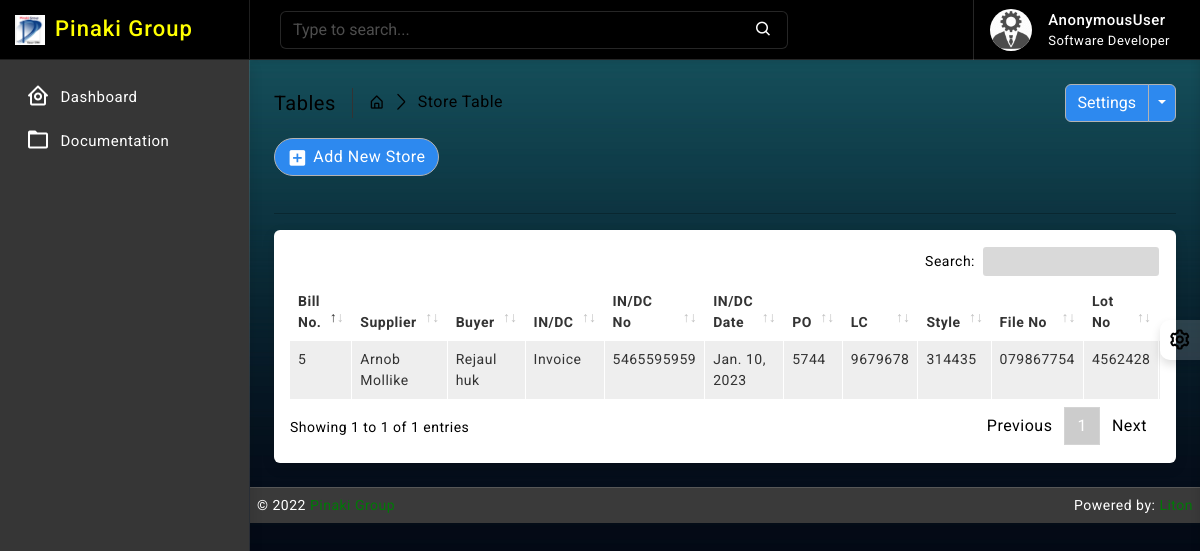
The page /store/ on the database as committed earlier.
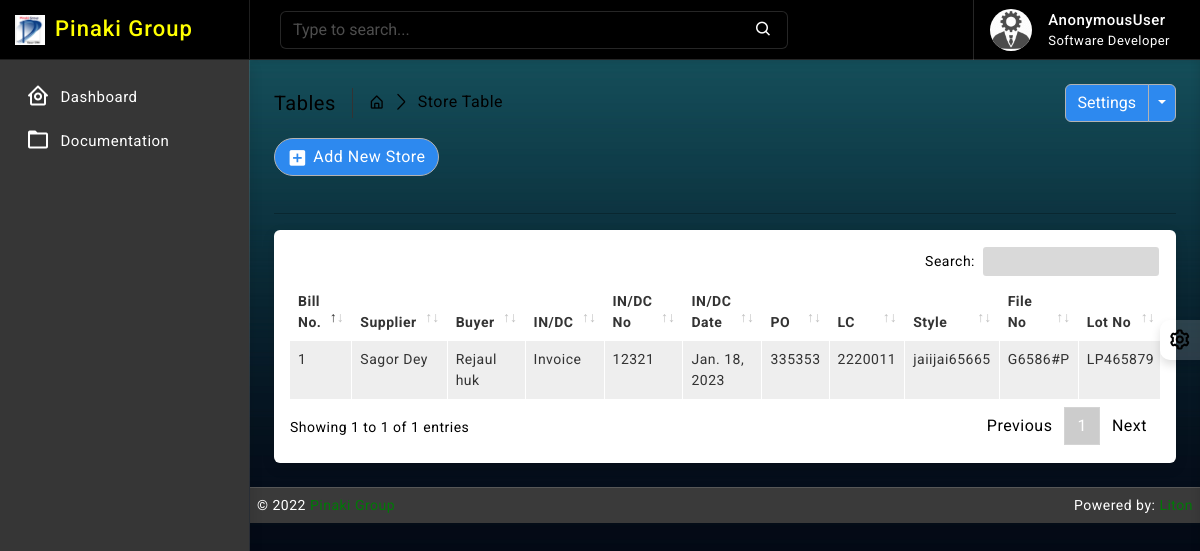
The same page on the database as committed later.
### store/models.py (models this page shows, shortened)
class StoreBill(models.Model):
    billno = models.AutoField(primary_key=True)
    time = models.DateTimeField(auto_now=True)
    supplier = models.ForeignKey(Supplier, on_delete=models.CASCADE, blank=False, related_name='suppliername')
    buyer_name = models.CharField(max_length=64, blank=False, null=True)
    REPORT = (
        ('', 'Select'),
        ('Invoice', 'Invoice'),
        ('DC', 'DC'),
    )
    report = models.CharField(max_length=64, null=True, blank=False, choices=REPORT)
    report_no = models.CharField(max_length=64, blank=True, null=True)
    report_date = models.DateField(default= now)
    po_no = models.CharField(max_length=64, blank=True, null=True)
    lc = models.CharField(max_length=64, blank=False, null=True)
    style_no = models.CharField(max_length=32, null=True, blank=True)
    file_no = models.CharField(max_length=64, blank=True, null=True)
    lot_no = models.CharField(max_length=64, blank=True, null=True)
    fabric_detail = models.TextField()
    store_location = models.CharField(max_length=64, blank=True, null=True)
    order_qty = models.IntegerField(default=0)
    def get_items_list(self):
        return StoreItem.objects.filter(billno=self)
    def get_total_price(self):
        storeitems = StoreItem.objects.filter(billno=self)
        total = 0
        for item in storeitems:
            total += item.totalprice
        return total

### supplier/models.py (models this page shows)
class Supplier(models.Model):
    date = models.DateField(default= now)
    supplier_name = models.CharField(max_length=64, null=True, blank=False)
    company_name = models.CharField(max_length=64, null=True, blank=False)
    office_address = models.CharField(max_length=64, null=True, blank=False)
    office_postal_code = models.IntegerField(blank=True)
    office_country = models.CharField(max_length=64, null=True, blank=True)
    office_tphone = models.CharField(max_length=16, null=True, blank=True, unique=True)
    factory_address =  models.CharField(max_length=64, null=True, blank=True)
    factory_postal_code = models.IntegerField(blank=True)
    factory_country = models.CharField(max_length=64, null=True, blank=True)
    factory_tphone = models.CharField(max_length=16, null=True, blank=True, unique=True)
    vat_identi_no = models.CharField(max_length=32, blank=True)
    expiry_date = models.DateField(default= now, blank=True)
    trade_license_no = models.CharField(max_length=32, blank=True)
    owner_name = models.CharField(max_length=64, null=True, blank=True)
    owner_phone = models.CharField(max_length=16, null=True, blank=True, unique=True)
    owner_email = models.EmailField(max_length=64, blank=True, unique=True)
    first_cp_name = models.CharField(max_length=64, null=True, blank=True)
    first_cp_position = models.CharField(max_length=64, null=True, blank=True)
    first_cp_phone = models.CharField(max_length=16, null=True, blank=True, unique=True)
    first_cp_email = models.EmailField(max_length=64, blank=True, unique=True)
    sec_cp_name = models.CharField(max_length=64, null=True, blank=True)
    sec_cp_position = models.CharField(max_length=64, null=True, blank=True)
    sec_cp_phone = models.CharField(max_length=16, null=True, blank=True, unique=True)
    sec_cp_email = models.EmailField(max_length=64, blank=True, unique=True)
    account_name = models.CharField(max_length=64, null=True, blank=False)
    account_no = models.CharField(max_length=32, null=True, blank=False)
    bank_name = models.CharField(max_length=64, null=True, blank=False)
    bank_address = models.CharField(max_length=64, null=True, blank= False)
    swift = models.CharField(max_length=64, null=True, blank=False)
    created_at = models.DateTimeField(auto_now_add=True, auto_now=False)
    updated_at = models.DateTimeField(auto_now_add=False, auto_now=True)
    def __str__(self):
        return self.supplier_name

### store/views.py (the view)
# urls.py: path('', views.StoreView.as_view(), name='store_read'),
class StoreView(ListView):
    model = StoreBill
    template_name = 'store/read.html'
    context_object_name = 'bills'
    ordering = ['-time']

### templates/store/read.html (shortened to what this page needs)
{% extends 'base/base.html' %}
{% block body %}
{% load static %}
		<div class="page-wrapper">
			<div class="page-content">
				<div class="page-breadcrumb d-none d-sm-flex align-items-center mb-3">
					<div class="breadcrumb-title pe-3">Tables</div>
					<div class="ps-3">
						<nav aria-label="breadcrumb">
							<ol class="breadcrumb mb-0 p-0">
								<li class="breadcrumb-item"><a href="#"><i class="bx bx-home-alt"></i></a>
								</li>
								<li class="breadcrumb-item active" aria-current="page">Store Table</li>
							</ol>
						</nav>
					</div>
					<div class="ms-auto">
						<div class="btn-group">
							<button type="button" class="btn btn-light">Settings</button>
							<button type="button" class="btn btn-light dropdown-toggle dropdown-toggle-split" data-bs-toggle="dropdown">	<span class="visually-hidden">Toggle Dropdown</span>
							</button>
						</div>
					</div>
				</div>
                <div class="ms-auto"><a href="/store/create/" class="btn btn-light radius-30 mt-2 mt-lg-0"><i class="bx bxs-plus-square"></i>Add New Store</a></div><br>
				<hr/>
				<div class="card">
					<div class="card-body">
						<div class="table-responsive">
							<table id="example2" class="table table-striped table-bordered">
								<thead>
									<tr>
										<th>Bill No.</th>
										<th>Supplier</th>
                                        <th>Buyer</th>
                                        <th>IN/DC</th>
                                        <th>IN/DC No</th>
                                        <th>IN/DC Date</th>
                                        <th>PO</th>
                                        <th>LC</th>
                                        <th>Style</th>
                                        <th>File No</th>
                                        <th>Lot No</th>
									</tr>
								</thead>
								<tbody>
									{% for data in bills %}
									<tr>
                                        <td> <p>{{ data.billno }}</p> </td>
                                        <td>{{ data.supplier }}</td>
                                        <td>{{ data.buyer_name }}</td>
                                        <td>{{ data.report }}</td>
                                        <td>{{ data.report_no }}</td>
                                        <td>{{ data.report_date }}</td>
                                        <td>{{ data.po_no }}</td>
                                        <td>{{ data.lc }}</td>
                                        <td>{{ data.style_no }}</td>
                                        <td>{{ data.file_no }}</td>
                                        <td>{{ data.lot_no }}</td>
									</tr>
								 {% endfor %}
								</tbody>
							</table>
						</div>
					</div>
				</div>
			</div>
		</div>
{% endblock body %}

### templates/base/base.html (shortened to what this page needs)
{% load static %}
<!DOCTYPE html>
<html lang="en">
<head>
    {% include 'base/header.html' %}
</head>
<body class="bg-theme bg-theme2">
    <div class="wrapper">
        {% include 'base/slider.html' %}
        {% include 'base/navbar.html' %}
        {% block body %}
        {% endblock body %}
        {% include 'base/footer.html' %}
    </div>
    {% include 'base/switcher.html' %}
</body>
</html>

### templates/base/header.html (shortened to what this page needs)
{% load static %}
<link href="{% static 'plugins/simplebar/css/simplebar.css' %}" rel="stylesheet" />
<link href="{% static 'plugins/perfect-scrollbar/css/perfect-scrollbar.css' %}" rel="stylesheet" />
<link href="{% static 'plugins/metismenu/css/metisMenu.min.css' %}" rel="stylesheet" />
<link href="{% static 'plugins/datatable/css/dataTables.bootstrap5.min.css' %}" rel="stylesheet" />
<link href="{% static 'css/bootstrap.min.css' %}" rel="stylesheet">
<link href="{% static 'css/bootstrap-extended.css' %}" rel="stylesheet">
<link href="{% static 'css/app.css' %}" rel="stylesheet">
<link href="{% static 'css/icons.css' %}" rel="stylesheet">

### templates/base/slider.html (shortened to what this page needs)
{% load static %}
		<div class="sidebar-wrapper" data-simplebar="true">
			<div class="sidebar-header">
				<div>
					<img src="{% static 'images/logo-icon.png' %}" class="logo-icon" alt="logo icon">
				</div>
				<div>
					<h4 class="logo-text">Pinaki Group</h4>
				</div>
				<div class="toggle-icon ms-auto"><i class='bx bx-arrow-to-left'></i>
				</div>
			</div>
			<ul class="metismenu" id="menu">
				<li>
					<a href="{% url 'home' %}">
						<div class="parent-icon"><i class='bx bx-home-circle'></i>
						</div>
						<div class="menu-title">Dashboard</div>
					</a>
				</li>
					<a href="https://codervent.com/dashtreme/documentation/index.html" target="_blank">
						<div class="parent-icon"><i class="bx bx-folder"></i>
						</div>
						<div class="menu-title">Documentation</div>
					</a>
			</ul>
		</div>

### templates/base/navbar.html (shortened to what this page needs)
{% load static %}
		<header>
			<div class="topbar d-flex align-items-center">
				<nav class="navbar navbar-expand">
					<div class="search-bar flex-grow-1">
						<div class="position-relative search-bar-box">
							<input type="text" class="form-control search-control" placeholder="Type to search..."> <span class="position-absolute top-50 search-show translate-middle-y"><i class='bx bx-search'></i></span>
						</div>
					</div>
					<div class="user-box dropdown">
						<a class="d-flex align-items-center nav-link dropdown-toggle dropdown-toggle-nocaret" href="#" role="button" data-bs-toggle="dropdown" aria-expanded="false">
							<img src="{% static 'images/avatars/avatar-2.png' %}" class="user-img" alt="user avatar">
							<div class="user-info ps-3">
								<p class="user-name mb-0">{{request.user}}</p>
								<p class="designattion mb-0">Software Developer</p>
							</div>
						</a>
					</div>
				</nav>
			</div>
		</header>

### templates/base/footer.html
{% load static %}
<footer class="page-footer">
    <p>
        <span style="text-align:left;float:left">&copy; 2022 <a href="https://pinakigroup.com/" alt="Bootstrap Themes">Pinaki Group</a></span>
        <span class="hidden-phone" style="text-align:right;float:right">Powered by: <a href="https://www.linkedin.com/in/litonbairaggi" alt="Bootstrap Admin Templates">Liton</a></span>
    </p>
</footer>

### templates/base/switcher.html (shortened to what this page needs)
{% load static %}
	<div class="switcher-wrapper">
		<div class="switcher-btn"> <i class='bx bx-cog bx-spin'></i>
		</div>
	</div>

### templates/base/js.html (shortened to what this page needs)
{% load static %}

Rows that differ between the two databases and show on the page:
removed StoreBill: billno "5", supplier "Arnob Mollike", buyer_name "Rejaul huk", report "Invoice", report_no "5465595959", report_date "Jan. 10, 2023", po_no "5744", lc "9679678", style_no "314435", file_no "079867754", lot_no "4562428"
added StoreBill: billno "1", supplier "Sagor Dey", buyer_name "Rejaul huk", report "Invoice", report_no "12321", report_date "Jan. 18, 2023", po_no "335353", lc "2220011", style_no "jaiijai65665", file_no "G6586#P", lot_no "LP465879"
